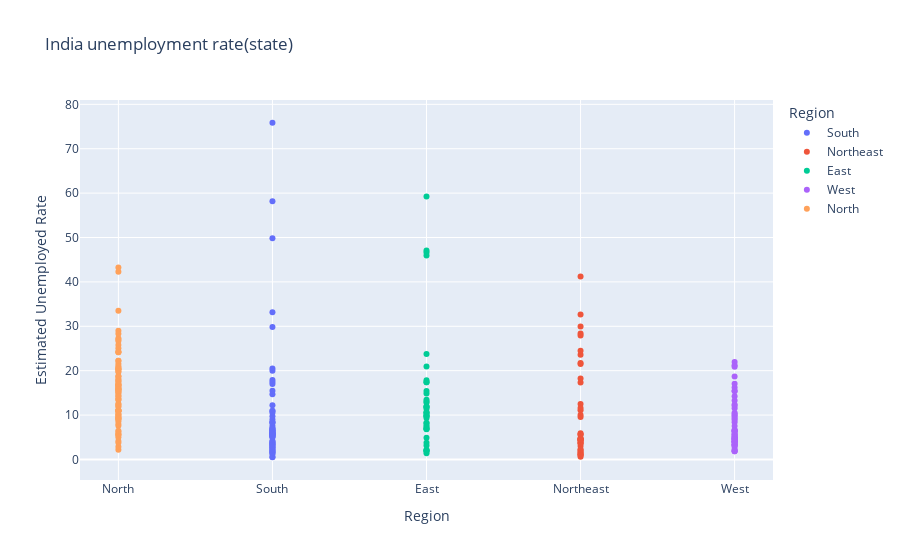

Notebook code cell kept with this figure:
### Code cell
fig=px.scatter(data,x='Region',y='Estimated Unemployed Rate',title='India unemployment rate(state)',template='plotly',color='Region')
fig.update_layout(xaxis={'categoryorder':'total descending'})
fig.show()

### Figure 1 — Plotly figure (JSON) as saved in the notebook; plotly's stock layout.template omitted (floating-point values rounded to 4 significant figures)
{"data": [{"hovertemplate": "Region=%{x}<br>Estimated Unemployed Rate=%{y}<extra></extra>", "legendgroup": "South", "marker": {"color": "#636efa", "symbol": "circle"}, "mode": "markers", "name": "South", "orientation": "v", "showlegend": true, "type": "scatter", "x": ["South", "South", "South", "South", "South", "South", "South", "South", "South", "South", "South", "South", "South", "South", "South", "South", "South", "South", "South", "South", "South", "South", "South", "South", "South", "South", "South", "South", "South", "South", "South", "South", "South", "South", "South", "South", "South", "South", "South", "South", "South", "South", "South", "South", "South", "South", "South", "South", "South", "South", "South", "South", "South", "South", "South", "South", "South", "South", "South", "South"], "xaxis": "x", "y": [5.48, 5.83, 5.79, 20.51, 17.43, 3.31, 8.34, 6.96, 6.4, 6.59, 2.86, 3.61, 3.46, 29.84, 19.97, 8.44, 4.01, 0.5, 2.41, 1.58, 5.31, 7.6, 8.99, 16.99, 17.88, 9.71, 7.09, 10.98, 5.91, 3.88, 0.58, 1.76, 1.2, 75.85, 58.19, 4.24, 15.47, 5.05, 10.9, 6.18, 1.57, 2.09, 6.4, 49.83, 33.16, 12.2, 6.81, 2.65, 5, 2.16, 5.49, 8.29, 5.77, 6.25, 14.7, 10.55, 5.36, 5.79, 3.27, 2.86], "yaxis": "y"}, {"hovertemplate": "Region=%{x}<br>Estimated Unemployed Rate=%{y}<extra></extra>", "legendgroup": "Northeast", "marker": {"color": "#EF553B", "symbol": "circle"}, "mode": "markers", "name": "Northeast", "orientation": "v", "showlegend": true, "type": "scatter", "x": ["Northeast", "Northeast", "Northeast", "Northeast", "Northeast", "Northeast", "Northeast", "Northeast", "Northeast", "Northeast", "Northeast", "Northeast", "Northeast", "Northeast", "Northeast", "Northeast", "Northeast", "Northeast", "Northeast", "Northeast", "Northeast", "Northeast", "Northeast", "Northeast", "Northeast", "Northeast", "Northeast", "Northeast", "Northeast", "Northeast", "Northeast", "Northeast", "Northeast", "Northeast", "Northeast", "Northeast", "Northeast", "Northeast"], "xaxis": "x", "y": [4.66, 4.41, 4.77, 11.06, 9.55, 0.6, 3.77, 5.53, 1.19, 3.02, 1.66, 3.59, 1.58, 10.03, 5.92, 1.15, 2.1, 3.74, 4.29, 4.6, 23.57, 2.28, 24.51, 4.46, 4.45, 12.49, 5.7, 0.88, 32.67, 28.4, 29.95, 41.23, 21.51, 21.71, 18.24, 27.92, 17.35, 11.57], "yaxis": "y"}, {"hovertemplate": "Region=%{x}<br>Estimated Unemployed Rate=%{y}<extra></extra>", "legendgroup": "East", "marker": {"color": "#00cc96", "symbol": "circle"}, "mode": "markers", "name": "East", "orientation": "v", "showlegend": true, "type": "scatter", "x": ["East", "East", "East", "East", "East", "East", "East", "East", "East", "East", "East", "East", "East", "East", "East", "East", "East", "East", "East", "East", "East", "East", "East", "East", "East", "East", "East", "East", "East", "East", "East", "East", "East", "East", "East", "East", "East", "East", "East", "East"], "xaxis": "x", "y": [10.61, 10.29, 15.43, 46.64, 45.96, 17.82, 12.79, 13.44, 11.91, 9.82, 10.61, 11.85, 8.23, 47.09, 59.23, 20.95, 7.63, 9.76, 8.24, 11.8, 1.9, 3.12, 13.08, 23.76, 11.41, 3.77, 1.88, 1.42, 2.1, 2.18, 6.94, 4.92, 6.92, 17.41, 17.41, 7.29, 6.83, 14.87, 9.35, 9.98], "yaxis": "y"}, {"hovertemplate": "Region=%{x}<br>Estimated Unemployed Rate=%{y}<extra></extra>", "legendgroup": "West", "marker": {"color": "#ab63fa", "symbol": "circle"}, "mode": "markers", "name": "West", "orientation": "v", "showlegend": true, "type": "scatter", "x": ["West", "West", "West", "West", "West", "West", "West", "West", "West", "West", "West", "West", "West", "West", "West", "West", "West", "West", "West", "West", "West", "West", "West", "West", "West", "West", "West", "West", "West", "West", "West", "West", "West", "West", "West", "West", "West", "West", "West", "West", "West", "West", "West", "West", "West", "West", "West", "West", "West", "West"], "xaxis": "x", "y": [9.65, 8.38, 7.54, 3.41, 10.5, 14.23, 10.27, 5.63, 1.96, 6.62, 8.89, 2.81, 5.25, 13.31, 21.25, 9.96, 17.07, 16.21, 15.38, 11.54, 5.54, 6.38, 6.66, 18.71, 12.11, 3.2, 1.84, 1.87, 3.42, 4.03, 4.11, 4.57, 2.22, 12.36, 21.98, 6.48, 5.08, 4.7, 3.91, 3.13, 4.95, 4.69, 5.79, 20.9, 15.46, 9.23, 3.89, 6.23, 4.55, 4.1], "yaxis": "y"}, {"hovertemplate": "Region=%{x}<br>Estimated Unemployed Rate=%{y}<extra></extra>", "legendgroup": "North", "marker": {"color": "#FFA15A", "symbol": "circle"}, "mode": "markers", "name": "North", "orientation": "v", "showlegend": true, "type": "scatter", "x": ["North", "North", "North", "North", "North", "North", "North", "North", "North", "North", "North", "North", "North", "North", "North", "North", "North", "North", "North", "North", "North", "North", "North", "North", "North", "North", "North", "North", "North", "North", "North", "North", "North", "North", "North", "North", "North", "North", "North", "North", "North", "North", "North", "North", "North", "North", "North", "North", "North", "North", "North", "North", "North", "North", "North", "North", "North", "North", "North", "North", "North", "North", "North", "North", "North", "North", "North", "North", "North", "North", "North", "North", "North", "North", "North", "North", "North", "North", "North"], "xaxis": "x", "y": [22.23, 14.84, 17.04, 16.68, 42.27, 18.19, 20.3, 13.79, 12.53, 6.27, 20.34, 25.77, 25.05, 43.22, 29.02, 26.7, 24.18, 33.5, 19.68, 27.31, 16.83, 16.84, 18.76, 2.2, 26.95, 13.47, 24.31, 15.79, 12.04, 13.46, 21.08, 20.78, 15.5, 18.74, 17.92, 10.88, 11.09, 16.17, 16.14, 11.11, 10.97, 10.32, 2.86, 28.33, 16.55, 9.19, 10.99, 9.61, 9.88, 10.97, 15.16, 11.9, 17.7, 15.74, 14.39, 15.81, 17.51, 15.35, 24.15, 7.58, 8.98, 10.11, 21.54, 20.41, 9.47, 5.56, 5.79, 4.18, 3.75, 5.49, 4.99, 19.85, 6.48, 8.01, 8.61, 12.38, 14.26, 22.26, 9.23], "yaxis": "y"}], "layout": {"legend": {"title": {"text": "Region"}, "tracegroupgap": 0}, "title": {"text": "India unemployment rate(state)"}, "xaxis": {"anchor": "y", "categoryarray": ["South", "Northeast", "East", "West", "North"], "categoryorder": "total descending", "domain": [0, 1], "title": {"text": "Region"}}, "yaxis": {"anchor": "x", "domain": [0, 1], "title": {"text": "Estimated Unemployed Rate"}}}}
